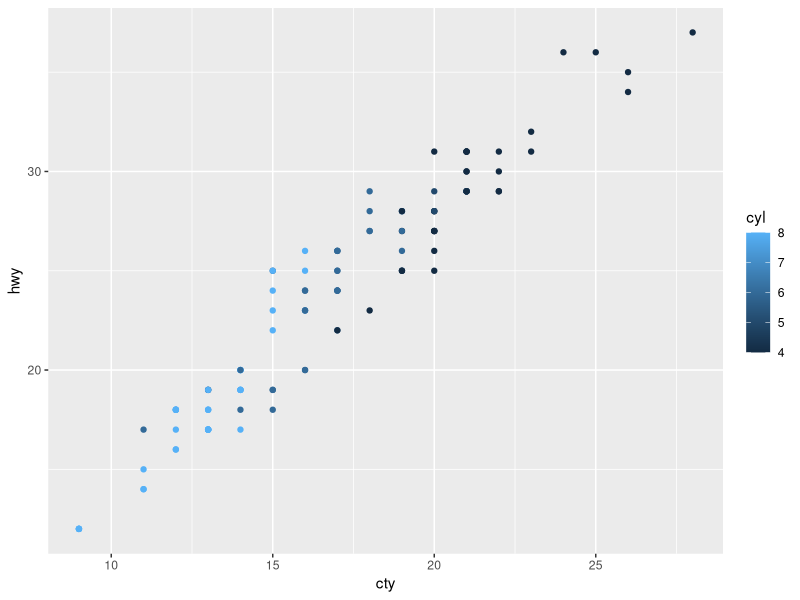
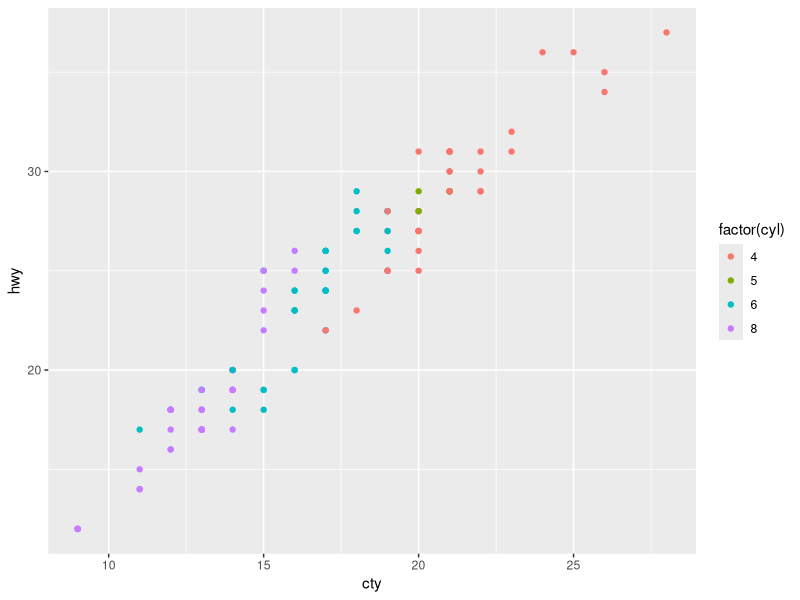
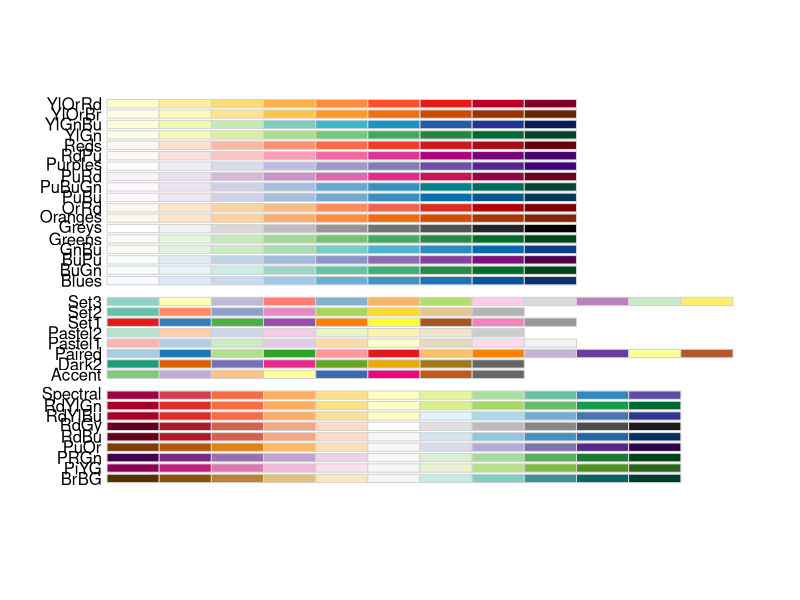

Here is the R script that generated these plots, in order:
## ---- chunk 1
library(tidyverse)
p1 <- mpg %>% filter(year == 2008) %>%
  ggplot(aes(x = cty, y = hwy, colour = cyl)) +
  geom_point()
## ---- chunk 2
p1 + scale_colour_continuous()
## ---- chunk 3
p2 <- mpg %>% filter(year == 2008) %>%
  ggplot(aes(x = cty, y = hwy, colour = factor(cyl))) +
  geom_point()
## ---- chunk 4
p2 + scale_colour_discrete()
## ---- chunk 5
library(RColorBrewer)
display.brewer.all()
